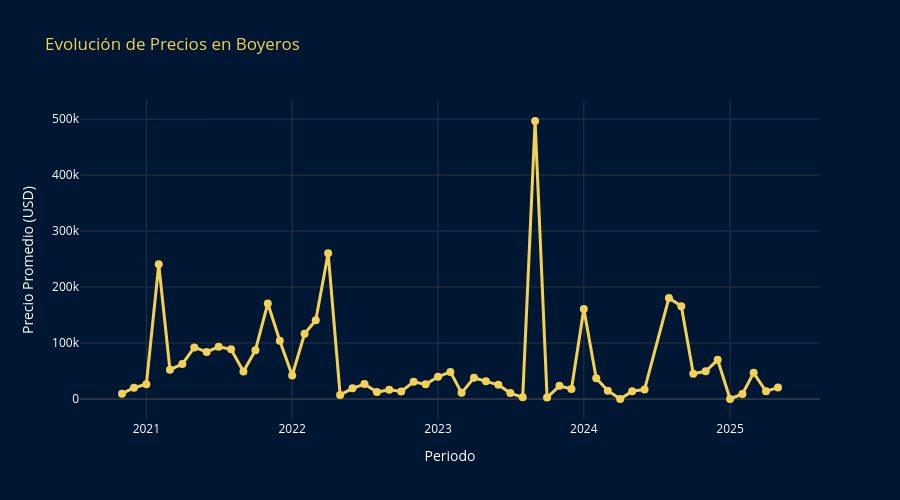
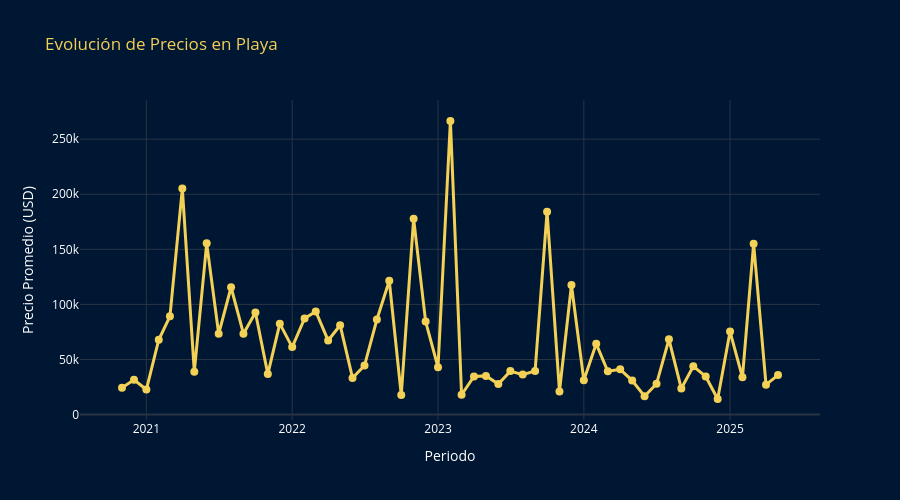
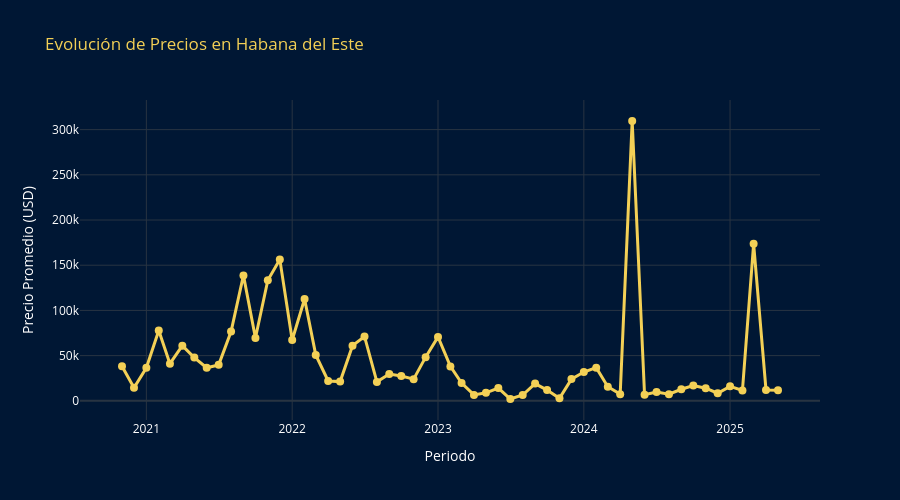
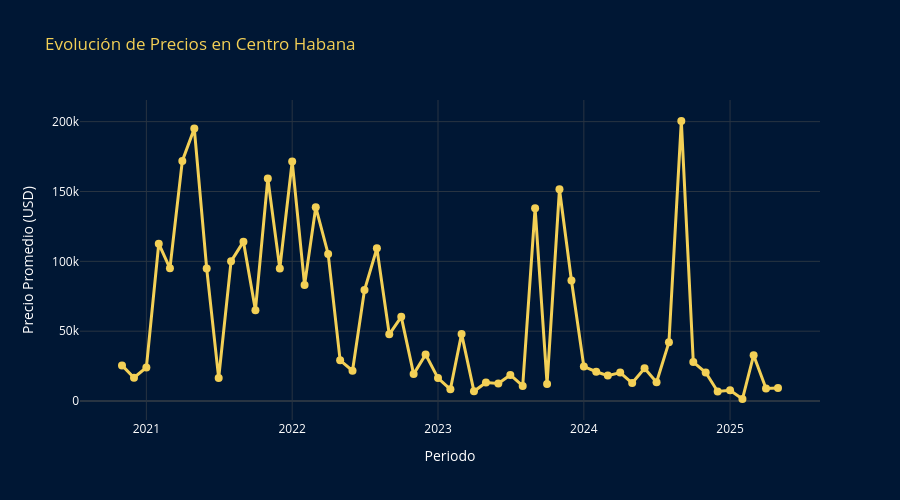

Notebook code cell kept with these figures, in order:
### Code cell
def analizar_municipio(processed_ventas_df, municipio):

    COLOR_PRINCIPAL = "#F3D056"
    COLOR_FONDO = "#001734"

    df_municipio = processed_ventas_df[processed_ventas_df["Municipio"] == municipio].copy()

    if "Fecha" in df_municipio.columns:
    
        df_municipio["Fecha"] = pd.to_datetime(df_municipio["Fecha"])
        df_municipio["Año-Mes"] = df_municipio["Fecha"].dt.to_period("M").astype(str)
        
        precio_mensual_municipio = df_municipio.groupby("Año-Mes", as_index=False)["Precio"].mean()
        
        fig_line = px.line(
            precio_mensual_municipio,
            x="Año-Mes",
            y="Precio",
            title=f"Evolución de Precios en {municipio}",
            labels={"Precio": "Precio Promedio (USD)", "Año-Mes": "Periodo"},
            markers=True
        )
        
        fig_line.update_traces(
            line=dict(color=COLOR_PRINCIPAL, width=3),
            marker=dict(color=COLOR_PRINCIPAL, size=8)
        )
        
        fig_line.update_layout(
            template="plotly_dark",
            plot_bgcolor=COLOR_FONDO,
            paper_bgcolor=COLOR_FONDO,
            font=dict(color="white"),
            title_font=dict(color=COLOR_PRINCIPAL),
            height=500
        )
        fig_line.show()
    

def analizar_municipios(processed_ventas_df, municipios):
    
    for municipio in municipios:
        analizar_municipio(processed_ventas_df, municipio)

analizar_municipio(processed_ventas_df, "Boyeros")
analizar_municipios(processed_ventas_df, ["Playa", "Habana del Este", "Centro Habana", "Guanabacoa"])

### Figure 1 — Plotly figure (JSON) as saved in the notebook; plotly's stock layout.template omitted (floating-point values rounded to 4 significant figures)
{"data": [{"hovertemplate": "Periodo=%{x}<br>Precio Promedio (USD)=%{y}<extra></extra>", "legendgroup": "", "line": {"color": "#F3D056", "dash": "solid", "width": 3}, "marker": {"color": "#F3D056", "size": 8, "symbol": "circle"}, "mode": "lines+markers", "name": "", "orientation": "v", "showlegend": false, "type": "scatter", "x": ["2020-11", "2020-12", "2021-01", "2021-02", "2021-03", "2021-04", "2021-05", "2021-06", "2021-07", "2021-08", "2021-09", "2021-10", "2021-11", "2021-12", "2022-01", "2022-02", "2022-03", "2022-04", "2022-05", "2022-06", "2022-07", "2022-08", "2022-09", "2022-10", "2022-11", "2022-12", "2023-01", "2023-02", "2023-03", "2023-04", "2023-05", "2023-06", "2023-07", "2023-08", "2023-09", "2023-10", "2023-11", "2023-12", "2024-01", "2024-02", "2024-03", "2024-04", "2024-05", "2024-06", "2024-08", "2024-09", "2024-10", "2024-11", "2024-12", "2025-01", "2025-02", "2025-03", "2025-04", "2025-05"], "xaxis": "x", "y": [9577.0, 20050.0, 26390.0, 240600.0, 52400.0, 62460.0, 92160.0, 84020.0, 93240.0, 88660.0, 49310.0, 87180.0, 170600.0, 104000.0, 42060.0, 116500.0, 140700.0, 260500.0, 7328.0, 19080.0, 26690.0, 12420.0, 16410.0, 13370.0, 30610.0, 26170.0, 39790.0, 48450.0, 10950.0, 37860.0, 31500.0, 25350.0, 10560.0, 3002.0, 496600.0, 2567.0, 23580.0, 17870.0, 160600.0, 36880.0, 14890.0, 0.3333, 14010.0, 17060.0, 180500.0, 165900.0, 45000.0, 49500.0, 70000.0, 0.0, 9000.0, 46800.0, 13760.0, 20340.0], "yaxis": "y"}], "layout": {"font": {"color": "white"}, "height": 500, "legend": {"tracegroupgap": 0}, "paper_bgcolor": "#001734", "plot_bgcolor": "#001734", "title": {"font": {"color": "#F3D056"}, "text": "Evolución de Precios en Boyeros"}, "xaxis": {"anchor": "y", "domain": [0, 1], "title": {"text": "Periodo"}}, "yaxis": {"anchor": "x", "domain": [0, 1], "title": {"text": "Precio Promedio (USD)"}}}}

### Figure 2 — Plotly figure (JSON) as saved in the notebook; plotly's stock layout.template omitted (floating-point values rounded to 4 significant figures)
{"data": [{"hovertemplate": "Periodo=%{x}<br>Precio Promedio (USD)=%{y}<extra></extra>", "legendgroup": "", "line": {"color": "#F3D056", "dash": "solid", "width": 3}, "marker": {"color": "#F3D056", "size": 8, "symbol": "circle"}, "mode": "lines+markers", "name": "", "orientation": "v", "showlegend": false, "type": "scatter", "x": ["2020-11", "2020-12", "2021-01", "2021-02", "2021-03", "2021-04", "2021-05", "2021-06", "2021-07", "2021-08", "2021-09", "2021-10", "2021-11", "2021-12", "2022-01", "2022-02", "2022-03", "2022-04", "2022-05", "2022-06", "2022-07", "2022-08", "2022-09", "2022-10", "2022-11", "2022-12", "2023-01", "2023-02", "2023-03", "2023-04", "2023-05", "2023-06", "2023-07", "2023-08", "2023-09", "2023-10", "2023-11", "2023-12", "2024-01", "2024-02", "2024-03", "2024-04", "2024-05", "2024-06", "2024-07", "2024-08", "2024-09", "2024-10", "2024-11", "2024-12", "2025-01", "2025-02", "2025-03", "2025-04", "2025-05"], "xaxis": "x", "y": [24370.0, 31610.0, 22760.0, 67930.0, 89180.0, 205200.0, 38990.0, 155400.0, 73340.0, 115600.0, 73460.0, 92600.0, 36750.0, 82560.0, 61280.0, 87210.0, 93580.0, 67290.0, 81130.0, 33260.0, 44540.0, 86290.0, 121500.0, 17700.0, 177700.0, 84460.0, 42970.0, 266500.0, 18010.0, 34620.0, 35140.0, 27670.0, 39480.0, 36320.0, 39670.0, 184200.0, 20990.0, 117600.0, 31100.0, 64260.0, 39290.0, 41130.0, 30840.0, 16640.0, 27930.0, 68300.0, 23640.0, 43780.0, 34620.0, 14160.0, 75370.0, 33820.0, 155000.0, 27140.0, 35850.0], "yaxis": "y"}], "layout": {"font": {"color": "white"}, "height": 500, "legend": {"tracegroupgap": 0}, "paper_bgcolor": "#001734", "plot_bgcolor": "#001734", "title": {"font": {"color": "#F3D056"}, "text": "Evolución de Precios en Playa"}, "xaxis": {"anchor": "y", "domain": [0, 1], "title": {"text": "Periodo"}}, "yaxis": {"anchor": "x", "domain": [0, 1], "title": {"text": "Precio Promedio (USD)"}}}}

### Figure 3 — Plotly figure (JSON) as saved in the notebook; plotly's stock layout.template omitted (floating-point values rounded to 4 significant figures)
{"data": [{"hovertemplate": "Periodo=%{x}<br>Precio Promedio (USD)=%{y}<extra></extra>", "legendgroup": "", "line": {"color": "#F3D056", "dash": "solid", "width": 3}, "marker": {"color": "#F3D056", "size": 8, "symbol": "circle"}, "mode": "lines+markers", "name": "", "orientation": "v", "showlegend": false, "type": "scatter", "x": ["2020-11", "2020-12", "2021-01", "2021-02", "2021-03", "2021-04", "2021-05", "2021-06", "2021-07", "2021-08", "2021-09", "2021-10", "2021-11", "2021-12", "2022-01", "2022-02", "2022-03", "2022-04", "2022-05", "2022-06", "2022-07", "2022-08", "2022-09", "2022-10", "2022-11", "2022-12", "2023-01", "2023-02", "2023-03", "2023-04", "2023-05", "2023-06", "2023-07", "2023-08", "2023-09", "2023-10", "2023-11", "2023-12", "2024-01", "2024-02", "2024-03", "2024-04", "2024-05", "2024-06", "2024-07", "2024-08", "2024-09", "2024-10", "2024-11", "2024-12", "2025-01", "2025-02", "2025-03", "2025-04", "2025-05"], "xaxis": "x", "y": [38170.0, 14470.0, 36560.0, 77840.0, 41070.0, 61020.0, 47810.0, 36550.0, 39770.0, 76540.0, 138800.0, 69440.0, 133400.0, 156500.0, 67320.0, 112700.0, 50770.0, 21970.0, 21280.0, 61010.0, 71170.0, 20940.0, 29580.0, 27380.0, 23980.0, 48320.0, 70730.0, 38060.0, 19690.0, 6539.0, 8874.0, 14110.0, 2000.0, 6412.0, 19020.0, 11890.0, 2741.0, 24030.0, 31850.0, 36690.0, 15600.0, 7372.0, 309500.0, 6698.0, 9779.0, 7298.0, 12780.0, 16830.0, 13920.0, 8367.0, 16010.0, 11370.0, 173600.0, 11980.0, 11790.0], "yaxis": "y"}], "layout": {"font": {"color": "white"}, "height": 500, "legend": {"tracegroupgap": 0}, "paper_bgcolor": "#001734", "plot_bgcolor": "#001734", "title": {"font": {"color": "#F3D056"}, "text": "Evolución de Precios en Habana del Este"}, "xaxis": {"anchor": "y", "domain": [0, 1], "title": {"text": "Periodo"}}, "yaxis": {"anchor": "x", "domain": [0, 1], "title": {"text": "Precio Promedio (USD)"}}}}

### Figure 4 — Plotly figure (JSON) as saved in the notebook; plotly's stock layout.template omitted (floating-point values rounded to 4 significant figures)
{"data": [{"hovertemplate": "Periodo=%{x}<br>Precio Promedio (USD)=%{y}<extra></extra>", "legendgroup": "", "line": {"color": "#F3D056", "dash": "solid", "width": 3}, "marker": {"color": "#F3D056", "size": 8, "symbol": "circle"}, "mode": "lines+markers", "name": "", "orientation": "v", "showlegend": false, "type": "scatter", "x": ["2020-11", "2020-12", "2021-01", "2021-02", "2021-03", "2021-04", "2021-05", "2021-06", "2021-07", "2021-08", "2021-09", "2021-10", "2021-11", "2021-12", "2022-01", "2022-02", "2022-03", "2022-04", "2022-05", "2022-06", "2022-07", "2022-08", "2022-09", "2022-10", "2022-11", "2022-12", "2023-01", "2023-02", "2023-03", "2023-04", "2023-05", "2023-06", "2023-07", "2023-08", "2023-09", "2023-10", "2023-11", "2023-12", "2024-01", "2024-02", "2024-03", "2024-04", "2024-05", "2024-06", "2024-07", "2024-08", "2024-09", "2024-10", "2024-11", "2024-12", "2025-01", "2025-02", "2025-03", "2025-04", "2025-05"], "xaxis": "x", "y": [25500.0, 16710.0, 23990.0, 112600.0, 94970.0, 171900.0, 195100.0, 94820.0, 16450.0, 99990.0, 114100.0, 65060.0, 159400.0, 94860.0, 171500.0, 83000.0, 138700.0, 105300.0, 29160.0, 21670.0, 79440.0, 109300.0, 47780.0, 60270.0, 19270.0, 33310.0, 16440.0, 8420.0, 48060.0, 6958.0, 13180.0, 12540.0, 18670.0, 10820.0, 138000.0, 12240.0, 151600.0, 86330.0, 24690.0, 20990.0, 18210.0, 20400.0, 12880.0, 23490.0, 13460.0, 42010.0, 200500.0, 27890.0, 20430.0, 6878.0, 7700.0, 1461.0, 32830.0, 8969.0, 9405.0], "yaxis": "y"}], "layout": {"font": {"color": "white"}, "height": 500, "legend": {"tracegroupgap": 0}, "paper_bgcolor": "#001734", "plot_bgcolor": "#001734", "title": {"font": {"color": "#F3D056"}, "text": "Evolución de Precios en Centro Habana"}, "xaxis": {"anchor": "y", "domain": [0, 1], "title": {"text": "Periodo"}}, "yaxis": {"anchor": "x", "domain": [0, 1], "title": {"text": "Precio Promedio (USD)"}}}}
